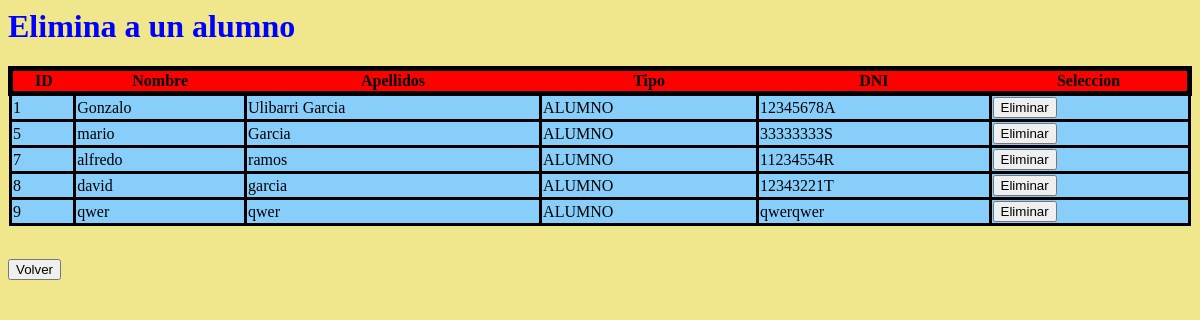
The page /src/delAlumno.php on the database as committed earlier.
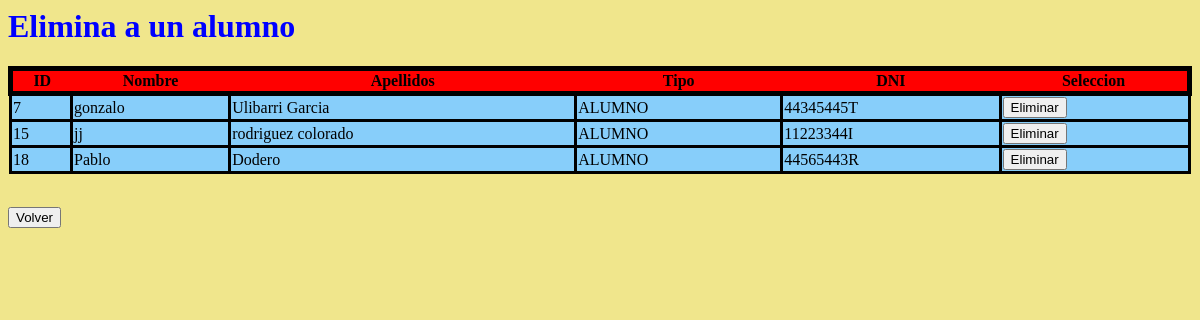
The same page on the database as committed later.
### tables this page shows
CREATE TABLE `persona` (
  `ID` int NOT NULL,
  `NOMBRE` varchar(25) NOT NULL,
  `APELLIDOS` varchar(45) NOT NULL,
  `TIPO` enum('ALUMNO','PROFESOR','ADMIN') NOT NULL,
  `DNI` varchar(9) NOT NULL,
  `PASS` varchar(25) DEFAULT NULL,
  `USER` varchar(20) NOT NULL,
  `FOTO` varchar(100) NOT NULL DEFAULT 'default.jpg'
);

### src/delAlumno.php (the view, shortened to what this page needs)
</html><!DOCTYPE html>
<html>
    <head>
        <link href="../templates/tabla.css" rel="stylesheet" type="text/css">
    </head>
    <body>
    <h1 style= "color: blue;">Elimina a un alumno</h1>
    <?php
         $conexionadmin = mysqli_connect('localhost','root', '777303', 'universidad');
        $consulta = mysqli_query($conexionadmin, "SELECT * FROM persona where TIPO='ALUMNO'");
        $numcol = mysqli_num_rows($consulta);
        for( $i = 0 ; $i < $numcol ; $i++ ){
            $fila = mysqli_fetch_array($consulta);
            if($i == 0){
                echo "<form method=\"POST\" enctype=\"multipart/form-data\" action=\"./CRUD/delAlum.php\" >
                <table class=\"encabezado\" >
                <tr class = \"titulos\">
                <th>ID</th>
                <th>Nombre</th>
                <th>Apellidos</th>
                <th>Tipo</th>
                <th>DNI</th>
                <th>Seleccion</th>
                </tr>";
            }
                $dni = $fila['DNI'];
                echo
                "<tr class=\"filas\" >
                <td> ".$fila['ID']." </td>
                <td> ".$fila['NOMBRE']." </td>
                <td> ".$fila['APELLIDOS']." </td>
                <td> ".$fila['TIPO']." </td>
                <td> ".$fila['DNI']." </td>
                <td> <input type=\"hidden\" name=\"dni\" value=\"$dni\" placeholder=\"Eliminar\"  >
                <input type=\"submit\" value=\"Eliminar\" placeholder=\"Eliminar\"  >
                </td><tr>";
        }
        echo "</table></form>";
        echo " <br>   <form action=\"./paneladmin.php\" >
        <input type=\"submit\" value=\"Volver\" />
        </form>";
    ?>
    </body>
</html>

Rows that differ between the two databases and show on the page:
removed persona: shows "ID", ID "1", NOMBRE "Gonzalo", APELLIDOS "Ulibarri Garcia", TIPO "ALUMNO", DNI "12345678A"
removed persona: ID "5", NOMBRE "mario", APELLIDOS "Garcia", TIPO "ALUMNO", DNI "33333333S"
removed persona: ID "8", NOMBRE "david", APELLIDOS "garcia", TIPO "ALUMNO", DNI "12343221T"
removed persona: ID "9", NOMBRE "qwer", APELLIDOS "qwer", TIPO "ALUMNO", DNI "qwerqwer"
changed persona id 7: NOMBRE "alfredo" → "gonzalo"; APELLIDOS "ramos" → "Ulibarri Garcia"; DNI "11234554R" → "44345445T"; now shows "ID Nombre Apellidos Tipo DNI Seleccion"
added persona: ID "15", NOMBRE "jj", APELLIDOS "rodriguez colorado", TIPO "ALUMNO", DNI "11223344I"
added persona: ID "18", NOMBRE "Pablo", APELLIDOS "Dodero", TIPO "ALUMNO", DNI "44565443R"
